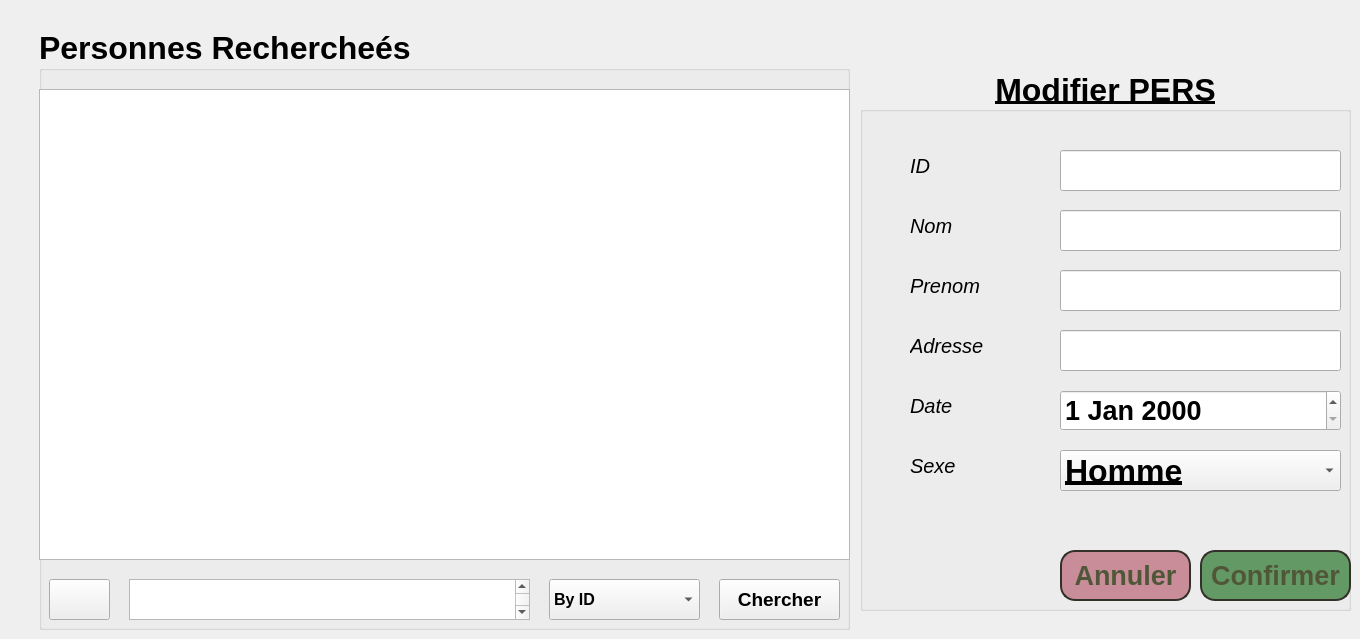
    <widget class="QWidget" name="modifier_page">
     <widget class="QGroupBox" name="groupBox_9">
      <property name="geometry">
       <rect>
        <x>860</x>
        <y>70</y>
        <width>491</width>
        <height>541</height>
       </rect>
      </property>
      <property name="font">
       <font>
        <pointsize>24</pointsize>
        <weight>75</weight>
        <bold>true</bold>
        <underline>true</underline>
        <stylestrategy>PreferDefault</stylestrategy>
       </font>
      </property>
      <property name="title">
       <string>Modifier PERS</string>
      </property>
      <property name="alignment">
       <set>Qt::AlignCenter</set>
      </property>
      <property name="flat">
       <bool>true</bool>
      </property>
      <property name="checkable">
       <bool>false</bool>
      </property>
      <widget class="QPushButton" name="annuler_M">
       <property name="geometry">
        <rect>
         <x>200</x>
         <y>480</y>
         <width>131</width>
         <height>51</height>
        </rect>
       </property>
       <property name="font">
        <font>
         <family>MS UI Gothic</family>
         <pointsize>20</pointsize>
         <weight>75</weight>
         <bold>true</bold>
         <underline>false</underline>
         <strikeout>false</strikeout>
         <kerning>true</kerning>
        </font>
       </property>
       <property name="styleSheet">
        <string notr="true">box-shadow: 0px 1px 0px 0px #1c1b18;
	background:linear-gradient(to bottom, #eae0c2 5%, #ccc2a6 100%);
	background-color:#c88d98;
	border-radius:15px;
	border:2px solid #333029;
	display:inline-block;
	cursor:pointer;
	color:#505739;
	font-weight:bold;
	padding:0px 0 px;
	text-decoration:none;
	text-shadow:0px 1px 0px #ffffff;</string>
       </property>
       <property name="text">
        <string>Annuler</string>
       </property>
      </widget>
      <widget class="QPushButton" name="confirmerM_R">
       <property name="geometry">
        <rect>
         <x>340</x>
         <y>480</y>
         <width>151</width>
         <height>51</height>
        </rect>
       </property>
       <property name="font">
        <font>
         <family>MS UI Gothic</family>
         <pointsize>20</pointsize>
         <weight>75</weight>
         <bold>true</bold>
         <underline>false</underline>
         <strikeout>false</strikeout>
         <kerning>true</kerning>
        </font>
       </property>
       <property name="styleSheet">
        <string notr="true">box-shadow: 0px 1px 0px 0px #1c1b18;
	background:linear-gradient(to bottom, #eae0c2 5%, #ccc2a6 100%);
	background-color:#639965;
	border-radius:15px;
	border:2px solid #333029;
	display:inline-block;
	cursor:pointer;
	color:#505739;
	font-weight:bold;
	padding:0px 0 px;
	text-decoration:none;
	text-shadow:0px 1px 0px #ffffff;</string>
       </property>
       <property name="text">
        <string>Confirmer</string>
       </property>
      </widget>
      <widget class="QLabel" name="label_6">
       <property name="geometry">
        <rect>
         <x>50</x>
         <y>260</y>
         <width>121</width>
         <height>31</height>
        </rect>
       </property>
       <property name="font">
        <font>
         <pointsize>15</pointsize>
         <weight>50</weight>
         <italic>true</italic>
         <bold>false</bold>
         <underline>false</underline>
         <stylestrategy>PreferDefault</stylestrategy>
        </font>
       </property>
       <property name="text">
        <string>Adresse</string>
       </property>
      </widget>
      <widget class="QLabel" name="label_7">
       <property name="geometry">
        <rect>
         <x>50</x>
         <y>200</y>
         <width>101</width>
         <height>31</height>
        </rect>
       </property>
       <property name="font">
        <font>
         <pointsize>15</pointsize>
         <weight>50</weight>
         <italic>true</italic>
         <bold>false</bold>
         <underline>false</underline>
         <stylestrategy>PreferDefault</stylestrategy>
        </font>
       </property>
       <property name="text">
        <string>Prenom</string>
       </property>
      </widget>
      <widget class="QDateEdit" name="dateEdit_dateA_2">
       <property name="geometry">
        <rect>
         <x>200</x>
         <y>320</y>
         <width>281</width>
         <height>41</height>
        </rect>
       </property>
       <property name="font">
        <font>
         <family>MS UI Gothic</family>
         <pointsize>20</pointsize>
         <weight>75</weight>
         <bold>true</bold>
         <underline>false</underline>
         <stylestrategy>PreferDefault</stylestrategy>
        </font>
       </property>
      </widget>
      <widget class="QLabel" name="label_8">
       <property name="geometry">
        <rect>
         <x>50</x>
         <y>380</y>
         <width>131</width>
         <height>31</height>
        </rect>
       </property>
       <property name="font">
        <font>
         <pointsize>15</pointsize>
         <weight>50</weight>
         <italic>true</italic>
         <bold>false</bold>
         <underline>false</underline>
         <stylestrategy>PreferDefault</stylestrategy>
        </font>
       </property>
       <property name="text">
        <string>Sexe</string>
       </property>
      </widget>
      <widget class="QLineEdit" name="name_line_2">
       <property name="geometry">
        <rect>
         <x>200</x>
         <y>140</y>
         <width>281</width>
         <height>41</height>
        </rect>
       </property>
       <property name="font">
        <font>
         <family>MS UI Gothic</family>
         <pointsize>20</pointsize>
         <weight>50</weight>
         <bold>false</bold>
         <underline>false</underline>
         <stylestrategy>PreferDefault</stylestrategy>
        </font>
       </property>
      </widget>
      <widget class="QLabel" name="label_12">
       <property name="geometry">
        <rect>
         <x>50</x>
         <y>140</y>
         <width>61</width>
         <height>31</height>
        </rect>
       </property>
       <property name="font">
        <font>
         <pointsize>15</pointsize>
         <weight>50</weight>
         <italic>true</italic>
         <bold>false</bold>
         <underline>false</underline>
         <stylestrategy>PreferDefault</stylestrategy>
        </font>
       </property>
       <property name="text">
        <string>Nom</string>
       </property>
      </widget>
      <widget class="QLineEdit" name="prenom_line_2">
       <property name="geometry">
        <rect>
         <x>200</x>
         <y>200</y>
         <width>281</width>
         <height>41</height>
        </rect>
       </property>
       <property name="font">
        <font>
         <family>MS UI Gothic</family>
         <pointsize>20</pointsize>
         <weight>50</weight>
         <bold>false</bold>
         <underline>false</underline>
         <stylestrategy>PreferDefault</stylestrategy>
        </font>
       </property>
      </widget>
      <widget class="QLineEdit" name="id_line_2">
       <property name="geometry">
        <rect>
         <x>200</x>
         <y>80</y>
         <width>281</width>
         <height>41</height>
        </rect>
       </property>
       <property name="font">
        <font>
         <family>MS UI Gothic</family>
         <pointsize>20</pointsize>
         <weight>50</weight>
         <bold>false</bold>
         <underline>false</underline>
         <stylestrategy>PreferDefault</stylestrategy>
        </font>
       </property>
       <property name="text">
        <string/>
       </property>
      </widget>
      <widget class="QLabel" name="label_9">
       <property name="geometry">
        <rect>
         <x>50</x>
         <y>80</y>
         <width>61</width>
         <height>31</height>
        </rect>
       </property>
       <property name="font">
        <font>
         <pointsize>15</pointsize>
         <weight>50</weight>
         <italic>true</italic>
         <bold>false</bold>
         <underline>false</underline>
         <stylestrategy>PreferDefault</stylestrategy>
        </font>
       </property>
       <property name="text">
        <string>ID</string>
       </property>
      </widget>
      <widget class="QLabel" name="label_10">
       <property name="geometry">
        <rect>
         <x>50</x>
         <y>320</y>
         <width>61</width>
         <height>31</height>
        </rect>
       </property>
       <property name="font">
        <font>
         <pointsize>15</pointsize>
         <weight>50</weight>
         <italic>true</italic>
         <bold>false</bold>
         <underline>false</underline>
         <stylestrategy>PreferDefault</stylestrategy>
        </font>
       </property>
       <property name="text">
        <string>Date</string>
       </property>
      </widget>
      <widget class="QComboBox" name="comboBox_3">
       <property name="geometry">
        <rect>
         <x>200</x>
         <y>380</y>
         <width>281</width>
         <height>41</height>
        </rect>
       </property>
       <item>
        <property name="text">
         <string>Homme</string>
        </property>
       </item>
       <item>
        <property name="text">
         <string>Femme</string>
        </property>
       </item>
      </widget>
      <widget class="QLineEdit" name="lineEdit_idA_7">
       <property name="geometry">
        <rect>
         <x>200</x>
         <y>260</y>
         <width>281</width>
         <height>41</height>
        </rect>
       </property>
       <property name="font">
        <font>
         <family>MS UI Gothic</family>
         <pointsize>20</pointsize>
         <weight>50</weight>
         <bold>false</bold>
         <underline>false</underline>
         <stylestrategy>PreferDefault</stylestrategy>
        </font>
       </property>
      </widget>
     </widget>
     <widget class="QGroupBox" name="groupBox_10">
      <property name="geometry">
       <rect>
        <x>39</x>
        <y>29</y>
        <width>811</width>
        <height>601</height>
       </rect>
      </property>
      <property name="font">
       <font>
        <pointsize>24</pointsize>
        <weight>75</weight>
        <bold>true</bold>
       </font>
      </property>
      <property name="title">
       <string>Personnes Rechercheés</string>
      </property>
      <widget class="QTableView" name="tableView_7">
       <property name="geometry">
        <rect>
         <x>0</x>
         <y>60</y>
         <width>811</width>
         <height>471</height>
        </rect>
       </property>
       <property name="font">
        <font>
         <pointsize>13</pointsize>
         <weight>75</weight>
         <bold>true</bold>
        </font>
       </property>
       <property name="alternatingRowColors">
        <bool>true</bool>
       </property>
       <property name="gridStyle">
        <enum>Qt::DashDotLine</enum>
       </property>
       <property name="sortingEnabled">
        <bool>true</bool>
       </property>
       <attribute name="horizontalHeaderMinimumSectionSize">
        <number>100</number>
       </attribute>
       <attribute name="horizontalHeaderDefaultSectionSize">
        <number>152</number>
       </attribute>
      </widget>
      <widget class="QPushButton" name="pushButton_38">
       <property name="geometry">
        <rect>
         <x>10</x>
         <y>550</y>
         <width>61</width>
         <height>41</height>
        </rect>
       </property>
       <property name="text">
        <string/>
       </property>
       <property name="icon">
        <iconset>
         <normaloff>:/resouces/Untitled-1.png</normaloff>:/resouces/Untitled-1.png</iconset>
       </property>
       <property name="iconSize">
        <size>
         <width>40</width>
         <height>30</height>
        </size>
       </property>
      </widget>
      <widget class="QPlainTextEdit" name="plainTextEdit_5">
       <property name="geometry">
        <rect>
         <x>90</x>
         <y>550</y>
         <width>401</width>
         <height>41</height>
        </rect>
       </property>
      </widget>
      <widget class="QComboBox" name="comboBox_10">
       <property name="geometry">
        <rect>
         <x>510</x>
         <y>550</y>
         <width>151</width>
         <height>41</height>
        </rect>
       </property>
       <property name="font">
        <font>
         <pointsize>12</pointsize>
         <weight>75</weight>
         <bold>true</bold>
        </font>
       </property>
       <item>
        <property name="text">
         <string>By ID</string>
        </property>
       </item>
       <item>
        <property name="text">
         <string>By Modele</string>
        </property>
       </item>
       <item>
        <property name="text">
         <string>By Date_Achat</string>
        </property>
       </item>
      </widget>
      <widget class="QPushButton" name="pushButton_39">
       <property name="geometry">
        <rect>
         <x>680</x>
         <y>550</y>
         <width>121</width>
         <height>41</height>
        </rect>
       </property>
       <property name="font">
        <font>
         <pointsize>14</pointsize>
         <weight>75</weight>
         <bold>true</bold>
        </font>
       </property>
       <property name="text">
        <string>Chercher</string>
       </property>
      </widget>
     </widget>
    </widget>
